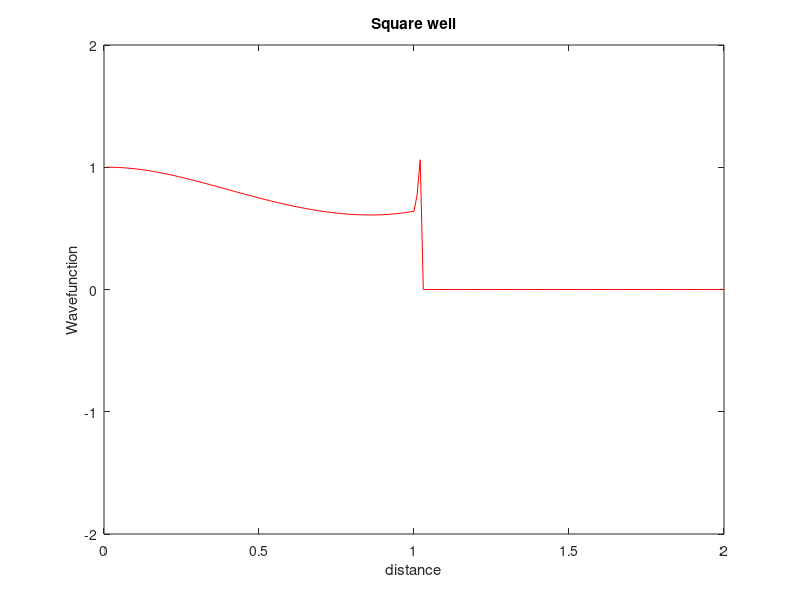

MATLAB code for this plot:
%solving shrodinger eq for finit potential well using shooting method

N=200;
dx=0.01;
E_initial=1.879;
dE=0.1;
x=(dx: dx: N*dx);
V= zeros(1, N);
V(100:N) =1000;
b= 1.5;

last_diverge=0;

minimum_dE=0.005;

E=E_initial;


while abs(dE)>minimum_dE;
    % Initialise
    psi= zeros(1, N);
    psi(1)=1;
    psi(2)=1;

    for i=2:N-1;
        psi(i+1)=2*psi(i)-psi(i-1)-2*(E-V(i))*dx^2*psi(i);
        if abs(psi(i+1)) > b; % if psi is diverging, exit the loop;
        return;
    end;

    
    plot(x, psi,'r');
    title('Square well');
    axis([0 2 -2 2]);
    xlabel('distance');
    ylabel('Wavefunction');
    drawnow;
    pause(0.5);

    if sign(psi(i+1))~=sign(last_diverge);
        dE=-dE/2;
    end;

    E=E+dE;
    last_diverge=sign(psi(i+1));
end;
end;
